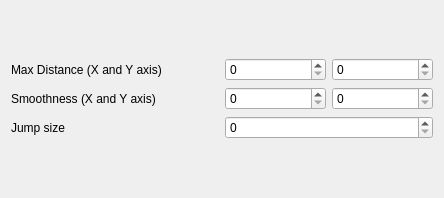
<?xml version="1.0" encoding="UTF-8"?>
<ui version="4.0">
 <class>InspectorSpatSymbolModifierMarkov</class>
 <widget class="QWidget" name="InspectorSpatSymbolModifierMarkov">
  <property name="geometry">
   <rect>
    <x>0</x>
    <y>0</y>
    <width>444</width>
    <height>198</height>
   </rect>
  </property>
  <property name="windowTitle">
   <string>Form</string>
  </property>
  <layout class="QVBoxLayout" name="verticalLayout">
   <item>
    <layout class="QGridLayout" name="gridLayout">
     <item row="1" column="0">
      <widget class="QLabel" name="label_6">
       <property name="text">
        <string>Smoothness (X and Y axis)</string>
       </property>
      </widget>
     </item>
     <item row="1" column="1">
      <layout class="QHBoxLayout" name="horizontalLayout_2">
       <item>
        <widget class="QSpinBox" name="startX">
         <property name="minimum">
          <number>0</number>
         </property>
         <property name="maximum">
          <number>100</number>
         </property>
        </widget>
       </item>
       <item>
        <widget class="QSpinBox" name="startY">
         <property name="minimum">
          <number>0</number>
         </property>
         <property name="maximum">
          <number>100</number>
         </property>
        </widget>
       </item>
      </layout>
     </item>
     <item row="0" column="0">
      <widget class="QLabel" name="label_2">
       <property name="text">
        <string>Max Distance (X and Y axis)</string>
       </property>
      </widget>
     </item>
     <item row="0" column="1">
      <layout class="QHBoxLayout" name="horizontalLayout_3">
       <item>
        <widget class="QSpinBox" name="stopX">
         <property name="minimum">
          <number>0</number>
         </property>
         <property name="maximum">
          <number>100</number>
         </property>
        </widget>
       </item>
       <item>
        <widget class="QSpinBox" name="stopY">
         <property name="minimum">
          <number>0</number>
         </property>
         <property name="maximum">
          <number>100</number>
         </property>
         <property name="value">
          <number>0</number>
         </property>
        </widget>
       </item>
      </layout>
     </item>
     <item row="2" column="0">
      <widget class="QLabel" name="label">
       <property name="text">
        <string>Jump size</string>
       </property>
      </widget>
     </item>
     <item row="2" column="1">
      <widget class="QSpinBox" name="radius">
       <property name="maximum">
        <number>10</number>
       </property>
      </widget>
     </item>
    </layout>
   </item>
  </layout>
 </widget>
 <resources>
  <include location="musescore.qrc"/>
 </resources>
 <connections/>
</ui>
